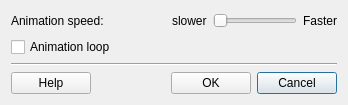
<?xml version="1.0" encoding="UTF-8"?>
<ui version="4.0">
 <class>TimePropertiesDialogForm</class>
 <widget class="QDialog" name="TimePropertiesDialogForm">
  <property name="geometry">
   <rect>
    <x>0</x>
    <y>0</y>
    <width>331</width>
    <height>108</height>
   </rect>
  </property>
  <property name="windowTitle">
   <string>Date &amp; Time options</string>
  </property>
  <layout class="QGridLayout" name="gridLayout_2">
   <property name="sizeConstraint">
    <enum>QLayout::SetFixedSize</enum>
   </property>
   <item row="0" column="0">
    <layout class="QHBoxLayout" name="horizontalLayout_4">
     <item>
      <widget class="QLabel" name="m_speedLabel">
       <property name="text">
        <string>Animation speed:</string>
       </property>
      </widget>
     </item>
     <item>
      <spacer name="horizontalSpacer_3">
       <property name="orientation">
        <enum>Qt::Horizontal</enum>
       </property>
       <property name="sizeHint" stdset="0">
        <size>
         <width>40</width>
         <height>20</height>
        </size>
       </property>
      </spacer>
     </item>
     <item>
      <widget class="QLabel" name="m_slowerLlabel">
       <property name="text">
        <string>slower</string>
       </property>
      </widget>
     </item>
     <item>
      <widget class="QSlider" name="m_speedHorizontalSlider">
       <property name="orientation">
        <enum>Qt::Horizontal</enum>
       </property>
      </widget>
     </item>
     <item>
      <widget class="QLabel" name="m_fasterLabel">
       <property name="text">
        <string>Faster</string>
       </property>
      </widget>
     </item>
    </layout>
   </item>
   <item row="1" column="0">
    <layout class="QHBoxLayout" name="horizontalLayout_3">
     <item>
      <widget class="QCheckBox" name="m_loopCheckBox">
       <property name="text">
        <string>Animation loop</string>
       </property>
      </widget>
     </item>
     <item>
      <spacer name="horizontalSpacer_4">
       <property name="orientation">
        <enum>Qt::Horizontal</enum>
       </property>
       <property name="sizeHint" stdset="0">
        <size>
         <width>40</width>
         <height>20</height>
        </size>
       </property>
      </spacer>
     </item>
    </layout>
   </item>
   <item row="2" column="0">
    <layout class="QGridLayout" name="gridLayout">
     <item row="0" column="0" colspan="4">
      <widget class="Line" name="line">
       <property name="sizePolicy">
        <sizepolicy hsizetype="Expanding" vsizetype="Fixed">
         <horstretch>0</horstretch>
         <verstretch>0</verstretch>
        </sizepolicy>
       </property>
       <property name="orientation">
        <enum>Qt::Horizontal</enum>
       </property>
      </widget>
     </item>
     <item row="1" column="3">
      <widget class="QPushButton" name="m_cancelPushButton">
       <property name="text">
        <string>Cancel</string>
       </property>
      </widget>
     </item>
     <item row="1" column="2">
      <widget class="QPushButton" name="m_okPushButton">
       <property name="text">
        <string>OK</string>
       </property>
      </widget>
     </item>
     <item row="1" column="0">
      <widget class="QPushButton" name="m_helpPushButton">
       <property name="text">
        <string>Help</string>
       </property>
      </widget>
     </item>
     <item row="1" column="1">
      <spacer name="horizontalSpacer_5">
       <property name="orientation">
        <enum>Qt::Horizontal</enum>
       </property>
       <property name="sizeHint" stdset="0">
        <size>
         <width>68</width>
         <height>20</height>
        </size>
       </property>
      </spacer>
     </item>
    </layout>
   </item>
  </layout>
 </widget>
 <resources/>
 <connections>
  <connection>
   <sender>m_cancelPushButton</sender>
   <signal>clicked()</signal>
   <receiver>TimePropertiesDialogForm</receiver>
   <slot>reject()</slot>
   <hints>
    <hint type="sourcelabel">
     <x>253</x>
     <y>98</y>
    </hint>
    <hint type="destinationlabel">
     <x>264</x>
     <y>109</y>
    </hint>
   </hints>
  </connection>
 </connections>
</ui>
